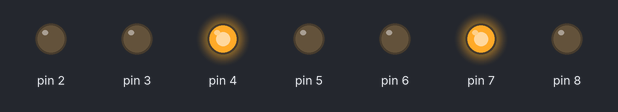
A sketch run on a simulated Arduino Uno, built with avr-gcc and run on an emulated ATmega328P. Shown: output pins drawn as LEDs (lit = HIGH).

Above: at 0.1 s.
Timing chart, 0 to 1.6 s (numbered marks = the images above):
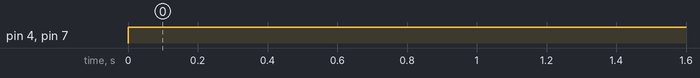

The sketch:

PRO5.1.ino
```cpp
int a,b,c,d,e,f,g;
int A=0,B=1,C=0,D=0;
void setup()
{
  pinMode(2, OUTPUT);
  pinMode(3, OUTPUT);
  pinMode(4, OUTPUT);
  pinMode(5, OUTPUT);
  pinMode(6, OUTPUT);
  pinMode(7, OUTPUT);
  pinMode(8, OUTPUT);
}
void loop()
{
 a=(!D&&!C&&!B&&A)||(!D&&C&&!B&&!A);
 b=(C&&!B&&A)||(C&&B&&!A);
 c=(!D&&!C&&B&&!A);
 d=(C&&!B&&!A)||(!D&&!C&&!B&&A)||(C&&B&&A)||(D&&!B&&A);
 e=(C&&!B&&!A)||(A);
 f=(!C&&!B&&A)||(!C&&B&&!A)||(B&&A);
 g=(!D&&!C&&!B)||(C&&B&&A);
  digitalWrite(2, a);
  digitalWrite(3, b);
  digitalWrite(4, c);
  digitalWrite(5, d);
  digitalWrite(6, e);
  digitalWrite(7, f);
  digitalWrite(8, g);
}
```

Measured:
- by itself, pin 4, pin 7: LOW → HIGH at 0.00 s
